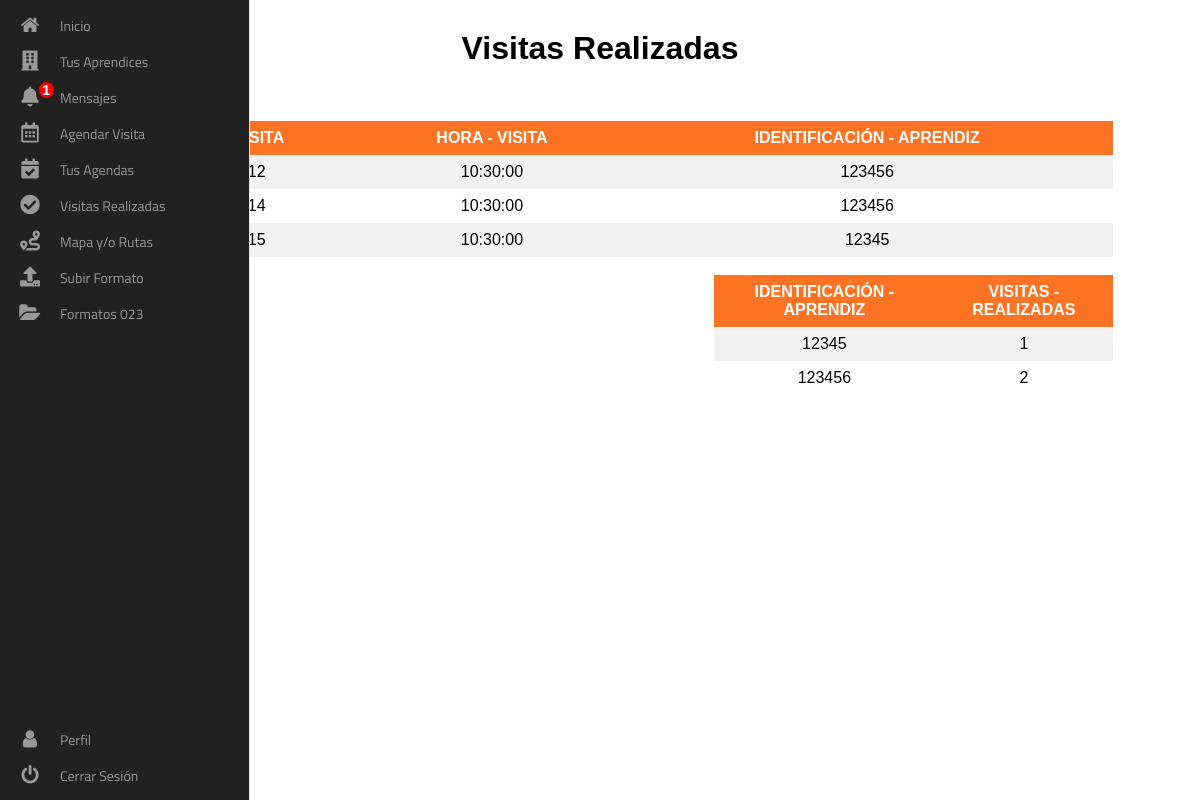
The page /views/instructor/visitasRealizadas (signed in) on the database its author committed.
### tables this page shows
CREATE TABLE IF NOT EXISTS `tbl_citacion` (
  `id_citacion` int(10) NOT NULL AUTO_INCREMENT,
  `fecha` date DEFAULT NULL,
  `hora` time DEFAULT NULL,
  `id_a` varchar(10) DEFAULT NULL,
  `mensaje` varchar(70) DEFAULT NULL,
  `correo_jefe` varchar(50) NOT NULL,
  `id_instructor` varchar(10) DEFAULT NULL,
  `leido` int(1) NOT NULL,
  PRIMARY KEY (`id_citacion`),
  KEY `id_instructor` (`id_instructor`)
);

### views/instructor/visitasRealizadas.php (the view, shortened to what this page needs)
<?php
    $id = $_SESSION['instructor'];
    if(!isset($id)){
        header("location:../../");
    } else {
?>
    <!DOCTYPE html>
    <html lang="en">
    <head>
        <link rel="stylesheet" href="../../assets/icons/css/all.min.css" />
        <link rel="stylesheet" href="css/estilos.css" />
        <link rel="stylesheet" href="css/tables.css" />
    </head>
    <body>
        <?php require_once './header/header.php'; ?>
        <main>
            <h1>Visitas Realizadas</h1><br/>
            <br /><br />
        <center>
            <table>
                <tr>
                    <th>Fecha - Visita</th>
                    <th>Hora - Visita</th>
                    <th>Identificación - Aprendiz</th>
                </tr>
                <tr>
            <?php
                    include '../../database/conexion.php';
                    $sql = mysqli_query($conexion, "SELECT * FROM tbl_citacion WHERE id_instructor = '$id'
                    AND fecha < CURDATE() ORDER BY id_citacion DESC");
                        while ($fila = mysqli_fetch_assoc($sql)) {
                    ?>
                            <td><?=$fila['fecha']?></td>
                            <td><?=$fila['hora']?></td>
                            <td><?=$fila['id_a']?></td>
                        </tr>
                    <?php } ?>
            </table>
            <br />
            <table class="table2">
                <tr>
                    <th>Identificación - Aprendiz</th>
                    <th>Visitas - Realizadas</th>
                </tr>
                <?php
                    include '../../database/conexion.php';
                        $sql = mysqli_query($conexion, "SELECT id_a, COUNT(id_a) AS total FROM tbl_citacion
                         WHERE id_instructor = '$id' AND fecha < CURDATE() GROUP BY id_a");
                        while ($row = mysqli_fetch_assoc($sql)) {
                    ?>
                            <tr>
                                <td><?=$row['id_a']?></td>
                                <td><?=$row['total']?></td>
                            </tr>
                <?php } ?>
            </table>
        </main>
    </body>
</html>
<?php } ?>

### views/instructor/css/estilos.css (style rules this page uses)
* { margin: 0; padding: 0; box-sizing: border-box; font-family: sans-serif; }
main { text-align: center; padding: 30px; }

### views/instructor/css/tables.css (style rules this page uses)
table { text-align: center; border-collapse: collapse; width: 90%; padding: 50px; }
.table2 { margin-left: 55%; }
.table2 { text-align: center; border-collapse: collapse; width: 35%; padding: 50px; }
th, td { text-align: center; padding: 8px; }
tr:nth-child(even) { background-color: #f2f2f2 }
th { background-color: #FC7323; color: white; text-transform: uppercase; }

### rows shown on the page
tbl_citacion: hora "10:30:00", id_a "123456"
tbl_citacion: hora "10:30:00", id_a "123456"
tbl_citacion: hora "10:30:00", id_a "12345"

### other values the page prints
$num "1"
$row['id_a'] "12345"
$row['total'] "1"
$row['id_a'] "123456"
$row['total'] "2"
